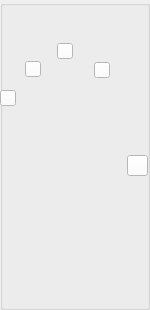
   <widget class="QGroupBox" name="lefthand">
    <property name="geometry">
     <rect>
      <x>10</x>
      <y>410</y>
      <width>150</width>
      <height>310</height>
     </rect>
    </property>
    <property name="title">
     <string/>
    </property>
    <widget class="QLabel" name="label_lhand">
     <property name="geometry">
      <rect>
       <x>0</x>
       <y>-10</y>
       <width>150</width>
       <height>310</height>
      </rect>
     </property>
     <property name="text">
      <string/>
     </property>
    </widget>
    <widget class="QPushButton" name="btn_lefthand_1">
     <property name="geometry">
      <rect>
       <x>0</x>
       <y>90</y>
       <width>16</width>
       <height>16</height>
      </rect>
     </property>
     <property name="font">
      <font>
       <family>Arial</family>
       <pointsize>12</pointsize>
       <weight>75</weight>
       <italic>true</italic>
       <bold>true</bold>
      </font>
     </property>
     <property name="styleSheet">
      <string notr="true">background-color: rgb(255, 255, 255);</string>
     </property>
     <property name="text">
      <string/>
     </property>
    </widget>
    <widget class="QPushButton" name="btn_lefthand_2">
     <property name="geometry">
      <rect>
       <x>25</x>
       <y>61</y>
       <width>16</width>
       <height>16</height>
      </rect>
     </property>
     <property name="font">
      <font>
       <family>Arial</family>
       <pointsize>12</pointsize>
       <weight>75</weight>
       <italic>true</italic>
       <bold>true</bold>
      </font>
     </property>
     <property name="styleSheet">
      <string notr="true">background-color: rgb(255, 255, 255);</string>
     </property>
     <property name="text">
      <string/>
     </property>
    </widget>
    <widget class="QPushButton" name="btn_lefthand_3">
     <property name="geometry">
      <rect>
       <x>57</x>
       <y>43</y>
       <width>16</width>
       <height>16</height>
      </rect>
     </property>
     <property name="font">
      <font>
       <family>Arial</family>
       <pointsize>12</pointsize>
       <weight>75</weight>
       <italic>true</italic>
       <bold>true</bold>
      </font>
     </property>
     <property name="styleSheet">
      <string notr="true">background-color: rgb(255, 255, 255);</string>
     </property>
     <property name="text">
      <string/>
     </property>
    </widget>
    <widget class="QPushButton" name="btn_lefthand_4">
     <property name="geometry">
      <rect>
       <x>94</x>
       <y>62</y>
       <width>16</width>
       <height>16</height>
      </rect>
     </property>
     <property name="font">
      <font>
       <family>Arial</family>
       <pointsize>12</pointsize>
       <weight>75</weight>
       <italic>true</italic>
       <bold>true</bold>
      </font>
     </property>
     <property name="styleSheet">
      <string notr="true">background-color: rgb(255, 255, 255);</string>
     </property>
     <property name="text">
      <string/>
     </property>
    </widget>
    <widget class="QPushButton" name="btn_lefthand_5">
     <property name="geometry">
      <rect>
       <x>127</x>
       <y>155</y>
       <width>21</width>
       <height>21</height>
      </rect>
     </property>
     <property name="font">
      <font>
       <family>Arial</family>
       <pointsize>12</pointsize>
       <weight>75</weight>
       <italic>true</italic>
       <bold>true</bold>
      </font>
     </property>
     <property name="styleSheet">
      <string notr="true">background-color: rgb(255, 255, 255);</string>
     </property>
     <property name="text">
      <string/>
     </property>
    </widget>
   </widget>
